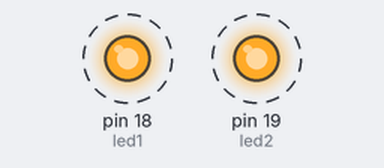
A program run on a simulated MicroPython board. Shown: output pins drawn as LEDs (lit = HIGH). Dashed ring = blinking. At 10.0 s the program stops and its outputs stay as they are.

Above: at 0.05 s.
Timing chart, 0 to 4.6 s (numbered marks = the images above):
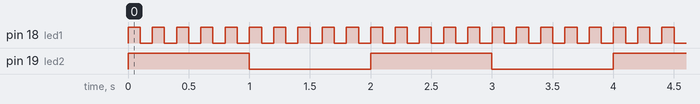

The program:

blink_uasyncio.py
```python
from machine import Pin
import uasyncio

led1 = Pin(18, Pin.OUT)
led2 = Pin(19, Pin.OUT)

async def blink(led, delay):
  while True:
    led.on()
    await uasyncio.sleep_ms(delay)
    led.off()
    await uasyncio.sleep_ms(delay)

async def main(led1, led2):
  uasyncio.create_task(blink(led1, 100))
  uasyncio.create_task(blink(led2, 1000))
  await uasyncio.sleep_ms(10000)

uasyncio.run(main(led1, led2))
```

Measured:
- by itself, pin 18 (led1): alternates HIGH for 0.10 s and LOW for 0.10 s, 100 changes in all, then stays LOW
- by itself, pin 19 (led2): alternates HIGH for 1.0 s and LOW for 1.0 s, 10 changes in all, then stays LOW
- by itself, everything shown: repeats every 2.0 s, in 20 steps
